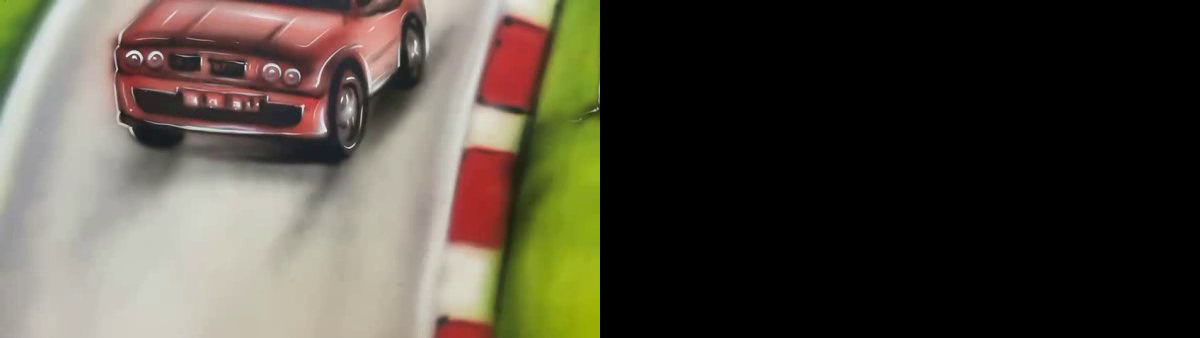
#> input picture frame 8 of gui/4.mp4, 1200 x 338 px, given in place of LL.mp4, which was not available
$ python main.py
#> lines starting #> are read from the running program, lines starting #| are printed output that depends on the picture; pictures that were not available may be replaced by others from this repository, and a replacement may not be noted
import cv2
import numpy as np
import imutils
import tqdm
import os
import time
import multiprocessing

minMatches = 30
currentFrameShow = True
needLeftClockWiseRotation = False
needRightClockWiseRotation = False
showFeatureMatching = True
alwaysComputeHomography = False
trimNeeded = True
slowDownForScreenShot = False
computeHomographyEveryNSeconds = False
computeHomographyAfter = 10
isFourFrame = True


def trim(frame):
    # crop top
    if not np.sum(frame[0]):
        return trim(frame[1:])
    # crop bottom
    if not np.sum(frame[-1]):
        return trim(frame[:-2])
    # crop left
    if not np.sum(frame[:, 0]):
        return trim(frame[:, 1:])
    # crop right
    if not np.sum(frame[:, -1]):
        return trim(frame[:, :-2])
    return frame


class VideoStitcher(multiprocessing.Process):

    def __init__(self, left_video_in_path, right_video_in_path, video_out_path, video_out_width=800, frameCount=0):
        multiprocessing.Process.__init__(self)

        # Initialize arguments
        self.left_video_in_path = left_video_in_path
        self.right_video_in_path = right_video_in_path
        self.video_out_path = video_out_path
        self.video_out_width = video_out_width
        self.frameCount = frameCount

        # Initialize the saved homography matrix
        self.saved_homo_matrix = None
        self.finalSize = None

    def stitch(self, images, ratio=0.75, reproj_thresh=100.0):
        # Unpack the images
        (image_b, image_a) = images

        if needLeftClockWiseRotation:
            image_a = cv2.rotate(image_a, cv2.ROTATE_90_CLOCKWISE)

        if needRightClockWiseRotation:
            image_b = cv2.rotate(image_b, cv2.ROTATE_90_CLOCKWISE)

        if currentFrameShow:
            cv2.imshow("image1", image_a)
            cv2.imshow("image2", image_b)

        output_shape = ((int)(
            (image_a.shape[1] + image_b.shape[1])/1.0), max(image_a.shape[0], image_b.shape[0]))

        self.frameCount += 1

        if self.saved_homo_matrix is None or (self.frameCount % computeHomographyAfter == 0 and computeHomographyEveryNSeconds is True):

            # Detect keypoints and extract
            (keypoints_a, features_a) = self.detect_and_extract(image_a)
            (keypoints_b, features_b) = self.detect_and_extract(image_b)

            # Match features between the two images
            matched_keypoints = self.match_keypoints(
                keypoints_a, keypoints_b, features_a, features_b, ratio, reproj_thresh)

            # If the match is None, then there aren't enough matched keypoints to create a panorama
            if matched_keypoints is None:
                return None

            if showFeatureMatching is True:
                visual = self.draw_matches(
                    image_b, image_a, keypoints_a, keypoints_b, matched_keypoints[0], matched_keypoints[2])
                cv2.imwrite("matching.png", imutils.resize(
                    visual, output_shape[1]))
            # Save the homography matrix
            self.saved_homo_matrix = matched_keypoints[1]
            # print(image_a.shape, image_b.shape, output_shape)

            # Apply a perspective transform to stitch the images together using the saved homography matrix
        result = cv2.warpPerspective(
            image_a, self.saved_homo_matrix, output_shape)

        result[0:image_b.shape[0], 0:image_b.shape[1]] = image_b
        # Return the stitched image
        return result

    @staticmethod
    def detect_and_extract(image):
        # Detect and extract features from the image (DoG keypoint detector and SIFT feature extractor)
        descriptor = cv2.xfeatures2d.SIFT_create()

        (keypoints, features) = descriptor.detectAndCompute(image, None)

        # Convert the keypoints from KeyPoint objects to numpy arrays
        keypoints = np.float32([keypoint.pt for keypoint in keypoints])

        # Return a tuple of keypoints and features
        return (keypoints, features)

    @staticmethod
    def match_keypoints(keypoints_a, keypoints_b, features_a, features_b, ratio, reproj_thresh):
        # Compute the raw matches and initialize the list of actual matches
        matcher = cv2.DescriptorMatcher_create("BruteForce")
        raw_matches = matcher.knnMatch(features_a, features_b, k=2)
        matches = []

        for raw_match in raw_matches:
            # Ensure the distance is within a certain ratio of each other (i.e. Lowe's ratio test)
            if len(raw_match) == 2 and raw_match[0].distance < raw_match[1].distance * ratio:
                matches.append((raw_match[0].trainIdx, raw_match[0].queryIdx))

        # Computing a homography requires at least 4 matches
        if len(matches) > minMatches:
            # Construct the two sets of points
            points_a = np.float32([keypoints_a[i] for (_, i) in matches])
            points_b = np.float32([keypoints_b[i] for (i, _) in matches])

            # Compute the homography between the two sets of points
            (homography_matrix, status) = cv2.findHomography(
                points_a, points_b, cv2.RANSAC, reproj_thresh)

            # Return the matches, homography matrix and status of each matched point
            return (matches, homography_matrix, status)

        # No homography could be computed
        return None

    @staticmethod
    def draw_matches(image_a, image_b, keypoints_a, keypoints_b, matches, status):
        # Initialize the output visualization image
        (height_a, width_a) = image_a.shape[:2]
        (height_b, width_b) = image_b.shape[:2]
        visualisation = np.zeros(
            (max(height_a, height_b), width_a + width_b, 3), dtype="uint8")
        visualisation[0:height_a, 0:width_a] = image_a
        visualisation[0:height_b, width_a:] = image_b

        for ((train_index, query_index), s) in zip(matches, status):
            # Only process the match if the keypoint was successfully matched
            if s == 1:
                # Draw the match
                point_a = (int(keypoints_a[query_index][0]), int(
                    keypoints_a[query_index][1]))
                point_b = (
                    int(keypoints_b[train_index][0]) + width_a, int(keypoints_b[train_index][1]))
                cv2.line(visualisation, point_a, point_b, (0, 255, 0), 1)

        # return the visualization
        return visualisation

    def run(self):
        # Set up video capture
        left_video = cv2.VideoCapture(self.left_video_in_path)
        right_video = cv2.VideoCapture(self.right_video_in_path)
        print('[INFO]: {} and {} loaded'.format(self.left_video_in_path.split('/')[-1],
                                                self.right_video_in_path.split('/')[-1]))
        print('[INFO]: Video stitching starting....')

        # Get information about the videos
        n_frames = min(int(left_video.get(cv2.CAP_PROP_FRAME_COUNT)),
                       int(right_video.get(cv2.CAP_PROP_FRAME_COUNT)))

        fps = int(left_video.get(cv2.CAP_PROP_FPS))
        print(n_frames)
        print(fps)
        frames = []

        for _ in tqdm.tqdm(np.arange(n_frames)):
            # Grab the frames from their respective video streams
            ok, left = left_video.read()

            _, right = right_video.read()

            if slowDownForScreenShot:
                time.sleep(0.05)

            if ok:
                # Stitch the frames together to form the panorama
                stitched_frame = self.stitch([left, right])

                # No homography could not be computed
                if stitched_frame is None:
                    print("[INFO]: Homography could not be computed!")
                    break

                if trimNeeded is True:
                    stitched_frame = trim(stitched_frame)

                if self.finalSize is None:
                    self.finalSize = stitched_frame.shape
                elif computeHomographyEveryNSeconds:
                    stitched_frame = cv2.resize(
                        stitched_frame, (self.finalSize[1], self.finalSize[0]))

                frames.append(stitched_frame)

                if currentFrameShow:
                    cv2.imshow("Result", stitched_frame)

                # If the 'q' key was pressed, break from the loop
                if cv2.waitKey(1) & 0xFF == ord("q"):
                    break
#> this loop made 1 pass; (key q is pressed on pass 1)
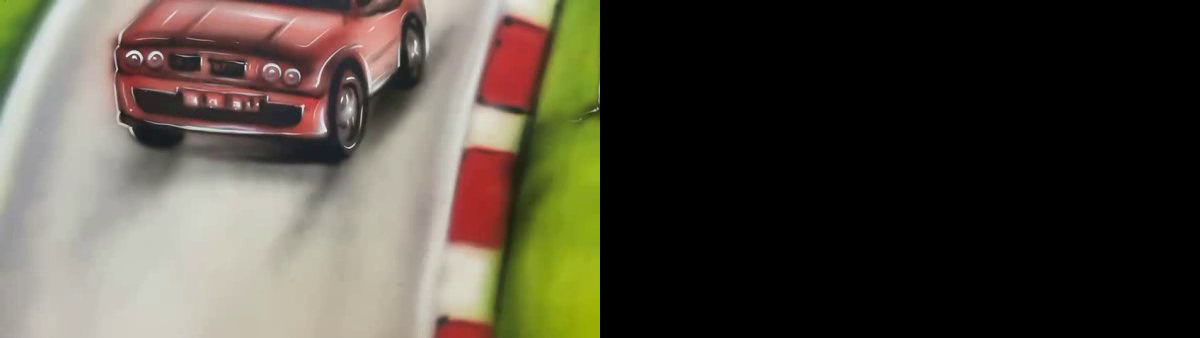
#> input picture frame 8 of gui/4.mp4, 1200 x 338 px, given in place of LL.mp4, which was not available
#> pass 1, in stitch, `visual = self.draw_matches( image_b, image_a, keypoints_a, keypoints_b..`:
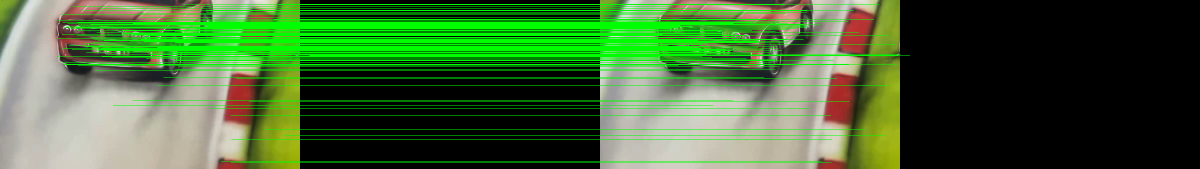
#> visual: shape (338, 2400, 3) (shown at 1/2 size); mean B, G, R 52.7, 102.1, 66.7
#> pass 1, in stitch, `cv2.imwrite("matching.png", imutils.resize( visual, output_shape[1]))`:
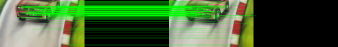
#> saved as matching.png: shape (47, 338, 3); mean B, G, R 52.7, 102.1, 66.7
#> pass 1, in stitch, `result = cv2.warpPerspective( image_a, self.saved_homo_matrix, output_..`:
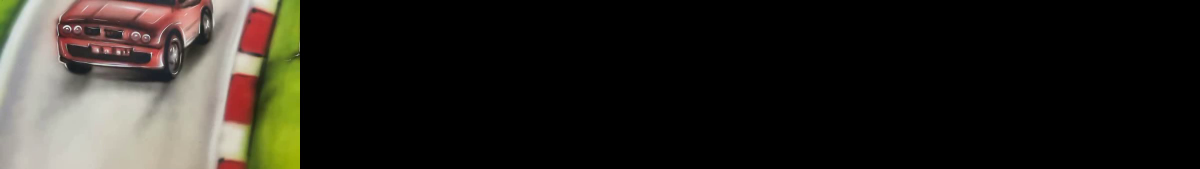
#> result: shape (338, 2400, 3) (shown at 1/2 size); mean B, G, R 30.5, 36.1, 39
#> pass 1, in run, `stitched_frame = trim(stitched_frame)`:
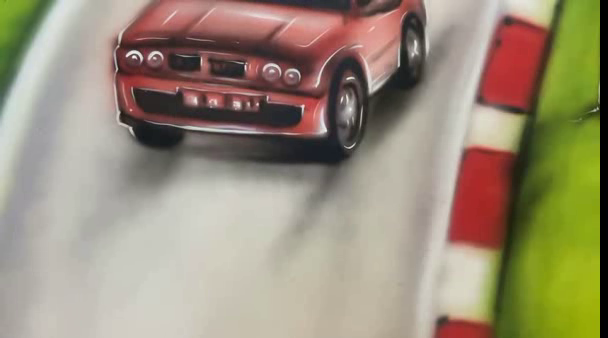
#> stitched_frame: shape (338, 608, 3); mean B, G, R 120.6, 142.6, 154
#> after the loop, frames = 1 item

        cv2.destroyAllWindows()
        print('[INFO]: Video stitching finished')

        # Save video
        print('[INFO]: Saving {} in {}'.format(self.video_out_path.split('/')[-1],
                                               os.path.dirname(self.video_out_path)))

        height, width, layers = frames[0].shape
#> height = 338; width = 608; layers = 3

        clip = cv2.VideoWriter(self.video_out_path, cv2.VideoWriter_fourcc(*'avc1'),
                               fps, (width, height))

        for frame in frames:
            clip.write(frame)
#> this loop made 1 pass

        clip.release()
        print('[INFO]: {} saved'.format(self.video_out_path.split('/')[-1]))


if __name__ == '__main__':
    if isFourFrame:
        stitcher1 = VideoStitcher(left_video_in_path='/Users/sarthakagrawal/Desktop/stitch/finalInputs/4Frame/4/LL.mp4',
                                  right_video_in_path='/Users/sarthakagrawal/Desktop/stitch/finalInputs/4Frame/4/LR.mp4',
                                  video_out_path='/Users/sarthakagrawal/Desktop/stitch/finalInputs/4Frame/4/L.mp4')

        stitcher2 = VideoStitcher(left_video_in_path='/Users/sarthakagrawal/Desktop/stitch/finalInputs/4Frame/4/RL.mp4',
                                  right_video_in_path='/Users/sarthakagrawal/Desktop/stitch/finalInputs/4Frame/4/RR.mp4',
                                  video_out_path='/Users/sarthakagrawal/Desktop/stitch/finalInputs/4Frame/4/R.mp4')

        p1 = multiprocessing.Process(target=stitcher1.run)
        p2 = multiprocessing.Process(target=stitcher2.run)

        p1.start()
        p2.start()
#| 81
#| 30
#> the loop in run (call 2), `for _ in tqdm.tqdm(np.arange(n_frames)):` made 4 passes; (key Esc is pressed on pass 1)
#> the loop in run (call 2), `for frame in frames:` made 4 passes
        p1.join()
        p2.join()

    stitcher3 = VideoStitcher(left_video_in_path='/Users/sarthakagrawal/Desktop/stitch/finalInputs/4Frame/4/L.mp4',
                              right_video_in_path='/Users/sarthakagrawal/Desktop/stitch/finalInputs/4Frame/4/R.mp4',
                              video_out_path='/Users/sarthakagrawal/Desktop/stitch/finalInputs/4Frame/4/out.mp4')
    stitcher3.run()
#| 81
#| 30
